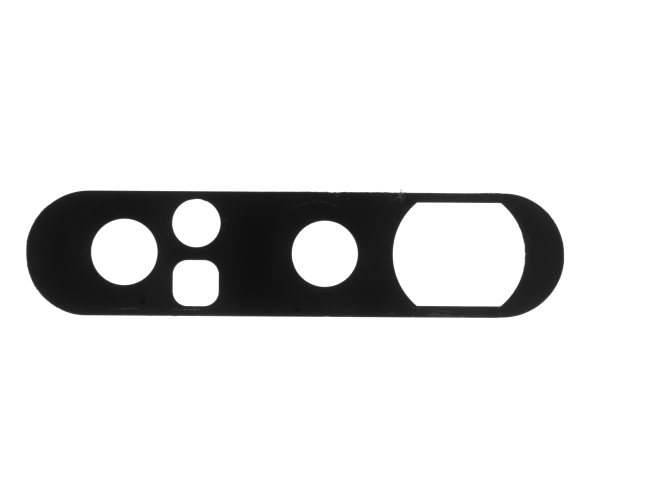
%> input picture b4.bmp, 1296 x 972 px (shown at 1/2 size)
$ octave A2.m   (GNU Octave 9; MATLAB toolbox functions it lacks are replaced by stand-ins)
%> lines starting %> are read from the running program, lines starting %| are printed output that depends on the picture; in (x1, y1, x2, y2) boxes, pixels count from 0 and x2, y2 are one past the last pixel; in counts of white or black regions, pixels touching at a corner belong together; the program's own positions count from 1
clear % mem clear
%%%%%%%%%%%%%%%%%%%%%%%%%%%%%%%%%%%%%%%%%%%%%%%%%%%%%%%%%%%%%%%%%%%%%
img = imread('b4.bmp');
%> img is the input picture: size 972x1296 uint8; min 14, max 255, mean 225.6
%%%%%%%%%%%%%%%%%%%%%%%%%%%%%%%%%%%%%%%%%%%%%%%%%%%%%%%%%%%%%%%%%%%%%
% g = imread('a2.bmp');
%%%%%%%%%%%%%%%%%%%%%%%%%%%%%%%%%%%%%%%%%%%%%%%%%%%%%%%%%%%%%%%%%%%%%
% read and preprocess for a3 denoised only
% img = imread('a3m.bmp');
% img = rgb2gray(img);
%%%%%%%%%%%%%%%%%%%%%%%%%%%%%%%%%%%%%%%%%%%%%%%%%%%%%%%%%%%%%%%%%%%%%
% img pre-processing for b
s = imsharpen(img,'Radius',2,'Amount',1);
he = histeq(s);
g = imgaussfilt(he,1.4);
%%%%%%%%%%%%%%%%%%%%%%%%%%%%%%%%%%%%%%%%%%%%%%%%%%%%%%%%%%%%%%%%%%%%%
%GUI tool to find the best value of eliminating outliners to generate a3 denoised image
% imshow(g)
% imcontrast
%%%%%%%%%%%%%%%%%%%%%%%%%%%%%%%%%%%%%%%%%%%%%%%%%%%%%%%%%%%%%%%%%%%%%
% [5 lines of commented-out code are left out]
%%%%%%%%%%%%%%%%%%%%%%%%%%%%%%%%%%%%%%%%%%%%%%%%%%%%%%%%%%%%%%%%%%%%%
% [6 lines of commented-out code are left out]
[Gmag, Gdir] = imgradient(g, 'central');
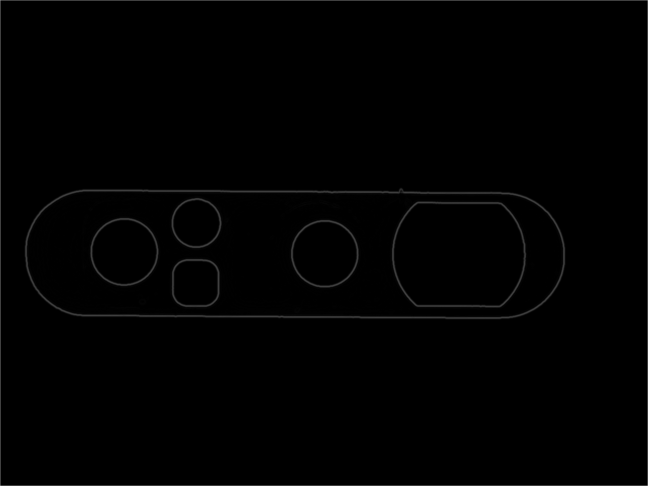
%> Gmag: size 972x1296 double (shown at 1/2 size); min 0, max 180.3, mean 1.4
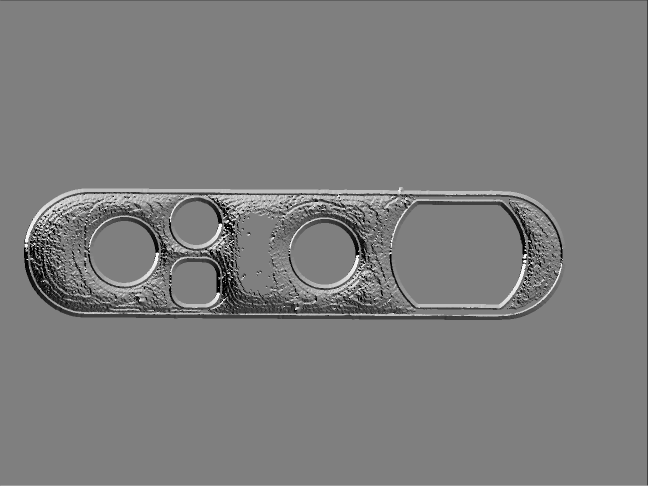
%> Gdir: size 972x1296 double (shown at 1/2 size); min -180, max 179.6, mean -2.1; drawn with min black and max white
% %%%%%%%%%%%%%%%%%%%%%%%%%%%%%%%%%%%%%%%%%%%%%%%%%%%%%%%%%%%%%%%%%%%%%
% % edge outline storage matrix
b = false(size(g));
% %%%%%%%%%%%%%%%%%%%%%%%%%%%%%%%%%%%%%%%%%%%%%%%%%%%%%%%%%%%%%%%%%%%%%
% edge threshold extract for b
for i=1:972
    for j=1:1276
        if Gmag(i,j)>30
            b(i,j) = 1;
        end
    end
end
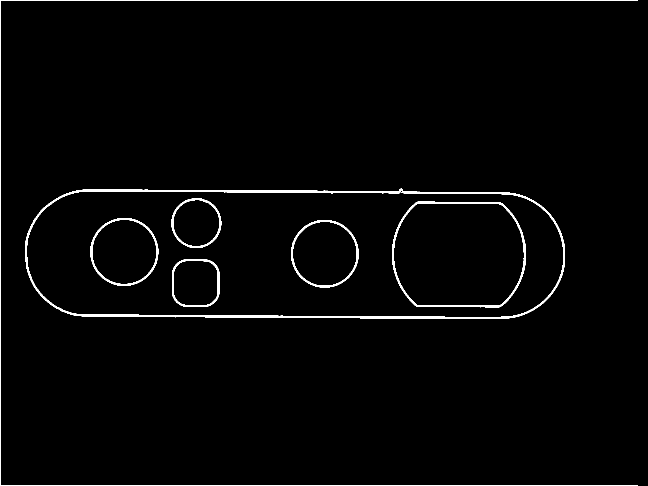
%> b: size 972x1296 logical (shown at 1/2 size); 1.7% white; 7 white regions, largest, box (x1, y1, x2, y2) and area: (50, 377, 1130, 638) 9609, (0, 0, 1276, 972) 3522, (784, 403, 1052, 615) 3115
% [19 lines of commented-out code are left out]
imshow(g)
hold on
visboundaries(b)
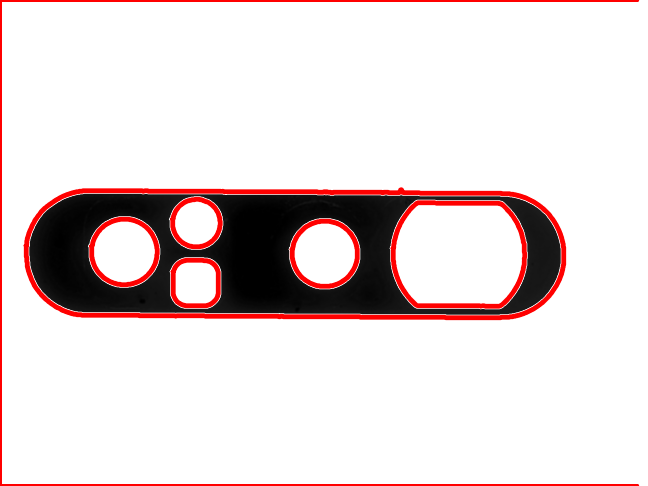
%> figure redrawn from the program's plot data; shown at 1/2 size
% % %%%%%%%%%%%%%%%%%%%%%%%%%%%%%%%%%%%%%%%%%%%%%%%%%%%%%%%%%%%%%%%%%%%%%
% arc length approximate
perim = regionprops(b,'Perimeter');
%> perim = 7 regions; Perimeter: 6899.5, 2430.3, 424.2, 311.1, 322.4, 422.5, 808.9
perim = perim.Perimeter;
%> perim = 6899.5
% by definition we /=2 then we approximate the arc length by /= 2 again since my model would draw the edge about twice as it should be.
perim = perim/4;
%> perim = 1724.9
% % %%%%%%%%%%%%%%%%%%%%%%%%%%%%%%%%%%%%%%%%%%%%%%%%%%%%%%%%%%%%%%%%%%%%%
% point cnt per contour
cnt = 0;
s = size(b);
%> s = [972 1296]
r = s(1);
%> r = 972
c = s(2);
%> c = 1296
for i=1:r
    for j=1:c
        if b(i,j) == 1 && j>=766 && j<=1075 && i>=403 && i<=612
            cnt = cnt + 1;
        end
    end
end
%> after the loop, cnt = 2790
cnt = cnt/2;
%> cnt = 1395
